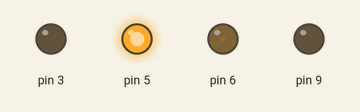
This sketch was run on a simulated Arduino Uno, built with avr-gcc and run on an emulated ATmega328P. Parts: output pins drawn as LEDs (lit = HIGH).

Above: at 0.05 s.
At 1.95 s:
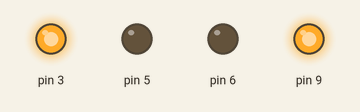
Timing chart, 0 to 4.6 s (numbered marks = the images above):
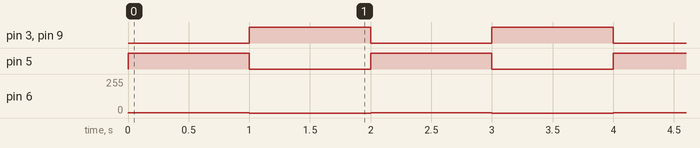

The sketch:

customs.ino
```cpp
void setup()
{
  pinMode (3,OUTPUT);
  pinMode (5,OUTPUT);
  pinMode (6,OUTPUT);
  pinMode (9,OUTPUT);
  pinMode (2,INPUT);
  pinMode (4,INPUT);
}
void Forward()
{
  analogWrite(3,LOW);
  digitalWrite(5,HIGH);
  analogWrite(6,HIGH);
  digitalWrite(9,LOW);
}
void W()
{
  digitalWrite(3,HIGH);
  digitalWrite(5,LOW);
  digitalWrite(6,LOW);
  digitalWrite(9,HIGH);
}
void loop()
{
  Forward();
  delay(1000);
  W();
  delay(1000);

  }
```

Measured:
- by itself, pin 3, pin 5, pin 9: alternates HIGH for 1.0 s and LOW for 1.0 s
- by itself, pin 6: alternates 1/255 for 1.0 s and 0/255 for 1.0 s
